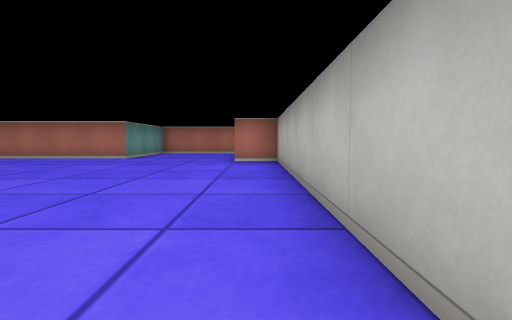
view 1 (above)

18 first-person views from a walk through a cub3D level. The camera is about half as high as the walls, tilts 4° down and sees 85° across. The floor is counted in squares. Each view is taken from the middle of a square. On the plan, view 1 faces up. The plan holds only what a view shows up to about 9 squares ahead; the rest is blank.

view 2
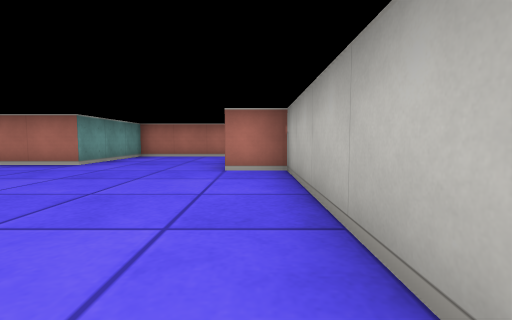

view 3
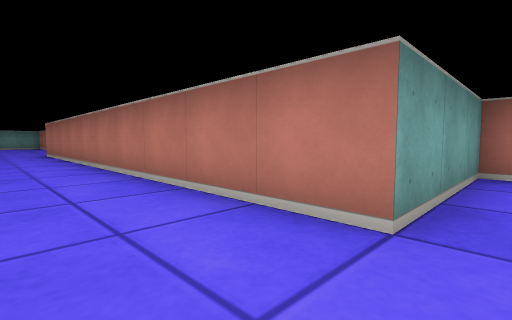

view 4
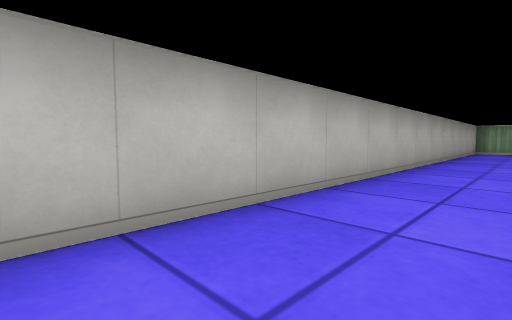

view 5
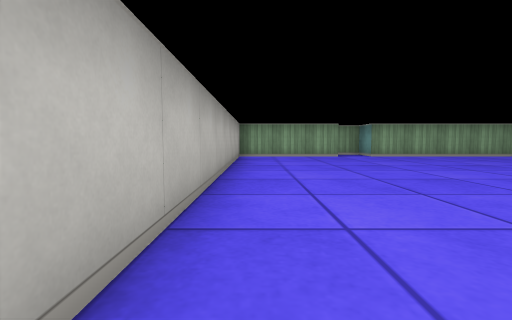

view 6
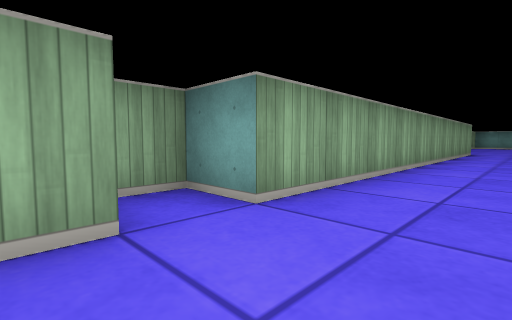

view 7
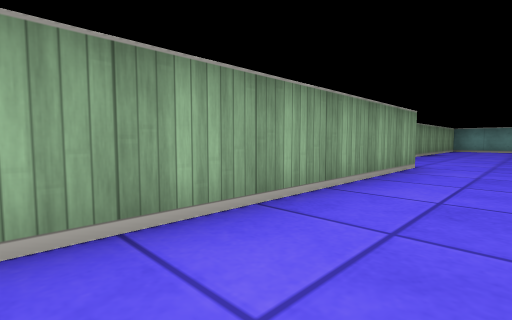

view 8
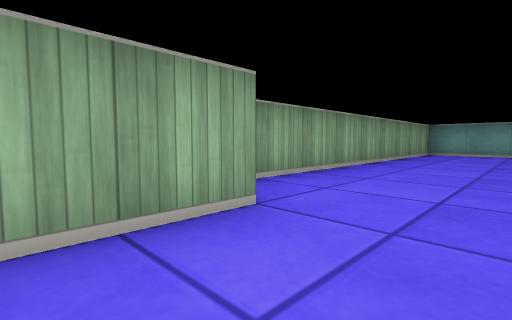

view 9
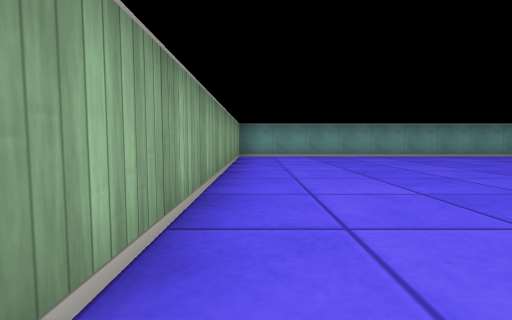

view 10
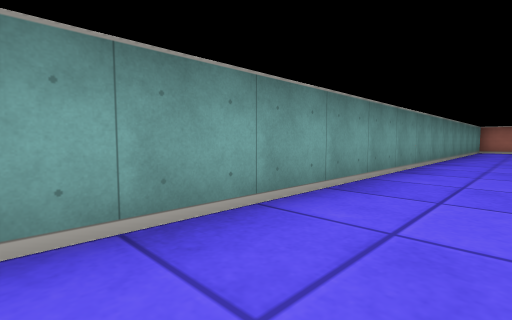

view 11
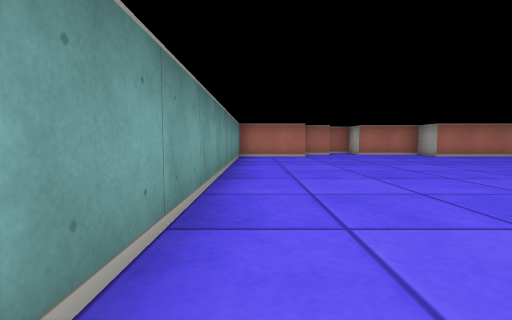

view 12
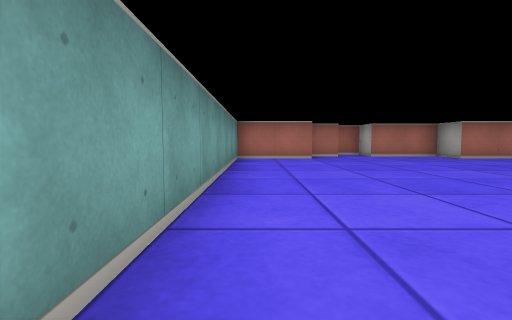

view 13
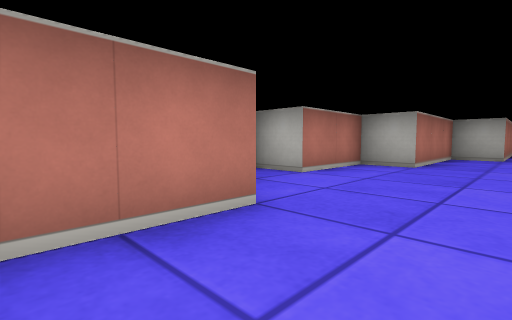

view 14
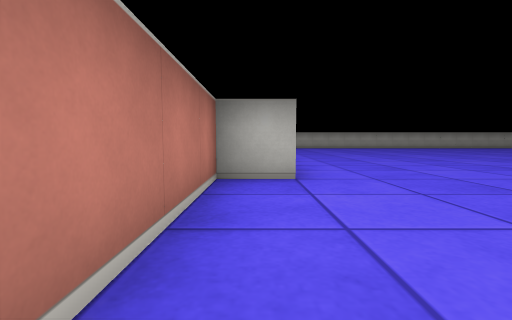

view 15
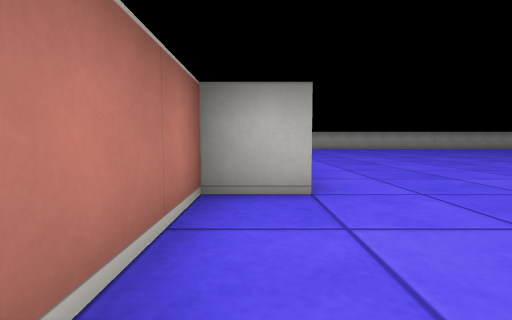

view 16
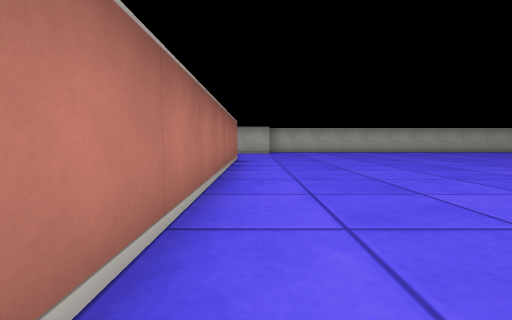

view 17
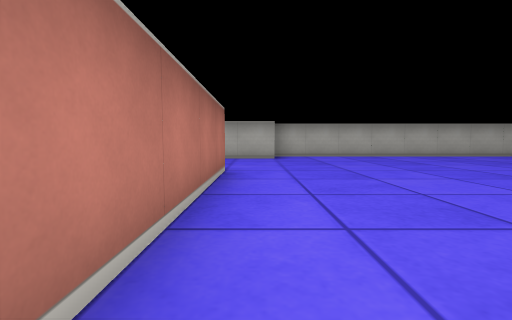

view 18
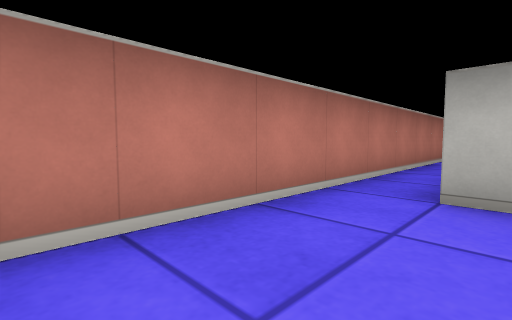

### Floor plan
Points are (right, up) in squares from view 1. A wall is a line through its corners. A room is listed if a view was taken in it or the views show most of it. See-through windows are left out.
Room 1 (views 1, 2, 3, 4, 5, 6, 7, 8, 9, 10, 11, 12, 13, 14, 15, 16, 17, 18)
walls: (-13.6, -9.5) (-3.5, -9.5) (-3.5, -10.5) (-2.8, -10.5); (-20.4, 8.5) (-22.5, 8.5) (-22.5, -10.5) (-14.5, -10.5); (-19.4, 9.5) (-20.4, 9.5); (-2.6, -9.5) (0.5, -9.5) (0.5, 6.5) (-0.5, 6.5) (-0.5, 9.5); (4.5, 10.5) (-3.5, 10.5) (-3.5, 7.5) (-13.5, 7.5) (-13.5, 8.5) (-16.5, 8.5) (-16.5, 9.5) (-18.5, 9.5) (-18.5, 10.5)

Positions as (right, up) in squares from view 1, and headings:
1: (0, 0), facing up
2: (0, 2), facing up
3: (-3, 6), facing up-left
4: (-1, 3), facing down-right
5: (0, -1), facing down
6: (-2, -8), facing down-left
7: (-8, -8), facing down-left
8: (-12, -8), facing down-left
9: (-14, -10), facing left
10: (-21, -5), facing up-left
11: (-22, 0), facing up
12: (-22, 1), facing up
13: (-22, 7), facing up-right
14: (-17, 8), facing right
15: (-16, 8), facing right
16: (-11, 7), facing right
17: (-8, 7), facing right
18: (-3, 9), facing up-right
